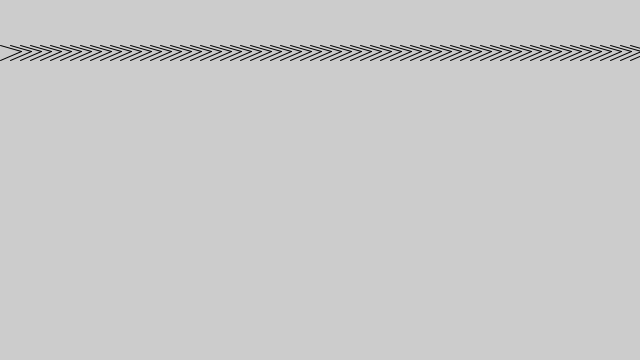
Frame 1 (no input)
Frame 60 (the mouse pressed at the canvas centre just before this capture): identical to frame 1, image omitted
Frame 120 (the mouse held since frame 60 and released just before this capture): identical to frame 1, image omitted

The Processing sketch that drew this single still picture (run headless with seeded random() and noise(); from frame 60 on, the mouse is pressed at the canvas centre):

// Processing sketch: herringbone
// ── herringbone.pde

void setup(){
size (640,360);
smooth();
drawlines();

}

void draw(){
}

void drawlines(){
for (int i = 0; i< width/10; i++){
line(i*10, height/8, i*10+width/30, height/7);

line(i*10, height/6, i*10+width/30, height/7);

stroke(0);
strokeWeight(1);
}
}
